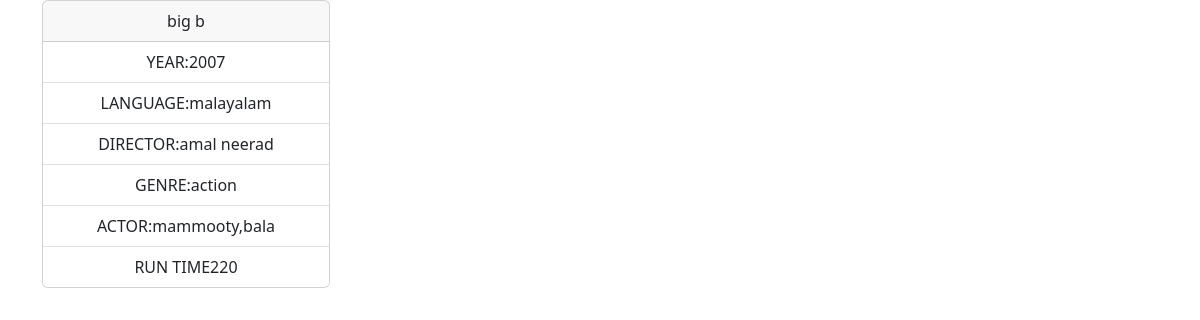
/movie/7/, run on the app's committed database.
### myapp/models.py (models this page shows, shortened)
class Movie(models.Model):
    name=models.CharField(max_length=200,unique=True)
    language=models.CharField(max_length=200)
    run_time=models.PositiveIntegerField()
    genre=models.CharField(max_length=200)
    director=models.CharField(max_length=200)
    year=models.PositiveIntegerField()
    actors=models.CharField(max_length=200)

### myapp/views.py (the view)
# urls.py: path("movie/<int:pk>/",views.Moviedetailview.as_view(),name="movie-detail"),
class Moviedetailview(View):
   def get(self,request,*args,**kwargs):
       id=kwargs.get("pk")
       qs=Movie.objects.get(id=id)
       return render(request,"movie_detail.html",{"data":qs})

### myapp/templates/movie_detail.html (shortened to what this page needs)
<!DOCTYPE html>
<html lang="en">
<head>
    <link href="https://cdn.jsdelivr.net/npm/bootstrap@5.3.2/dist/css/bootstrap.min.css" rel="stylesheet">
</head>
<body>
    <div class="container text-center">
        <div class="card" style="width: 18rem;">
            <div class="card-header">
              {{data.name}}
            </div>
            <ul class="list-group list-group-flush">
              <li class="list-group-item">YEAR:{{data.year}}</li>
              <li class="list-group-item">LANGUAGE:{{data.language}}</li>
              <li class="list-group-item">DIRECTOR:{{data.director}}</li>
              <li class="list-group-item">GENRE:{{data.genre}}</li>
              <li class="list-group-item">ACTOR:{{data.actors}}</li>
              <li class="list-group-item">RUN TIME{{data.run_time}}</li>
            </ul>
          </div>
    </div>
</body>
</html>

### data on the page
Movie: name "big b", year "2007", language "malayalam", director "amal neerad", genre "action", actors "mammooty,bala", run_time "220"
